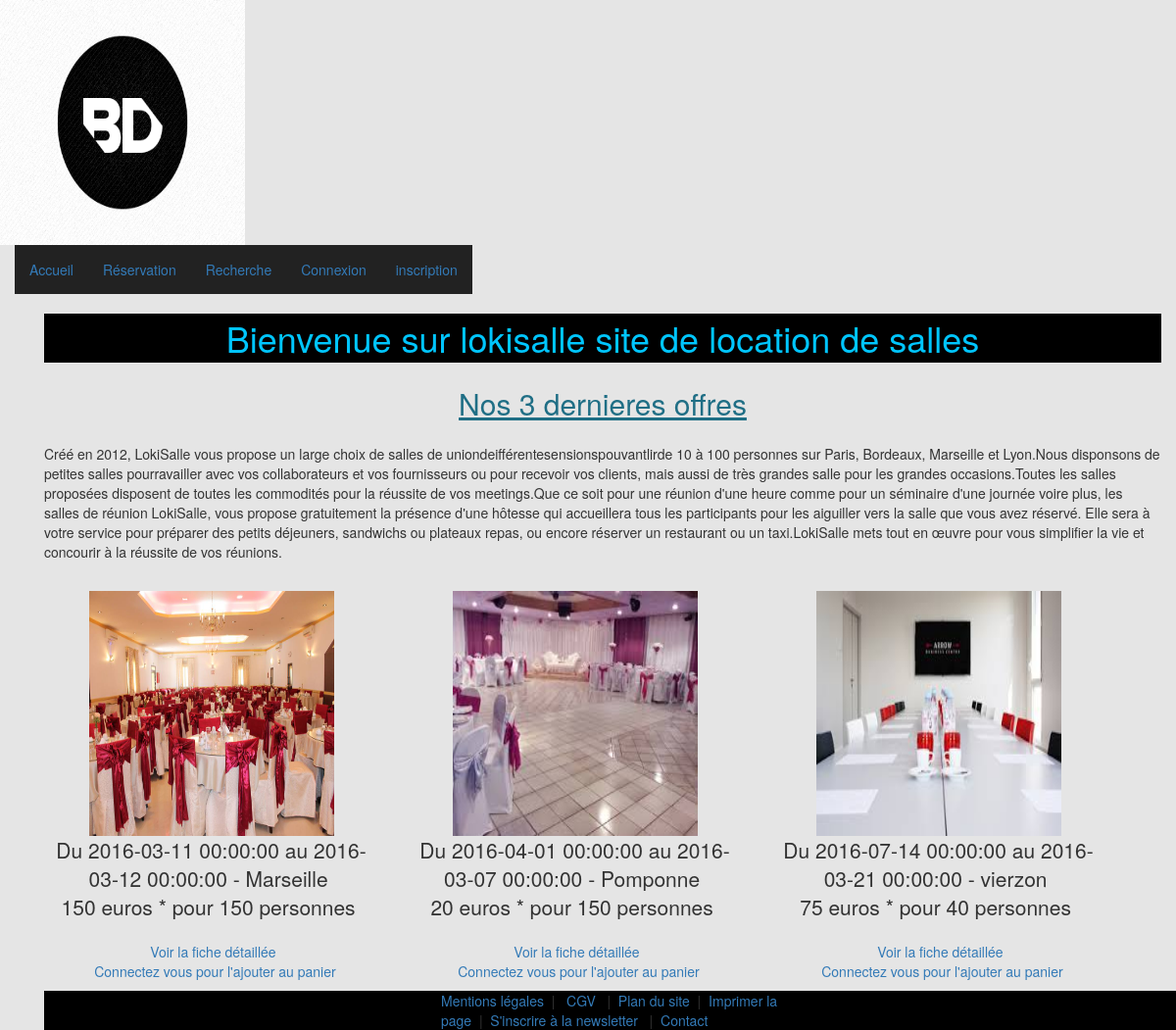
The app's page /accueil.php with its own data.
### tables this page shows
CREATE TABLE IF NOT EXISTS `produit` (
  `id_produit` int(5) NOT NULL AUTO_INCREMENT,
  `date_arrivee` datetime NOT NULL,
  `date_depart` datetime NOT NULL,
  `id_salle` int(5) NOT NULL,
  `id_promo` int(2) NOT NULL,
  `prix` int(5) NOT NULL,
  `etat` varchar(255) NOT NULL,
  PRIMARY KEY (`id_produit`),
  KEY `id_salle` (`id_salle`)
);

CREATE TABLE IF NOT EXISTS `salle` (
  `id_salle` int(5) NOT NULL AUTO_INCREMENT,
  `pays` varchar(20) NOT NULL,
  `ville` varchar(20) NOT NULL,
  `adresse` text NOT NULL,
  `cp` varchar(5) NOT NULL,
  `titre` varchar(200) NOT NULL,
  `description` text NOT NULL,
  `photo` varchar(200) NOT NULL,
  `capacite` int(3) NOT NULL,
  `categorie` enum('business','fete') NOT NULL,
  `created_at` datetime NOT NULL DEFAULT CURRENT_TIMESTAMP,
  `updated_at` datetime NOT NULL DEFAULT CURRENT_TIMESTAMP ON UPDATE CURRENT_TIMESTAMP,
  PRIMARY KEY (`id_salle`)
);

### fonctions.inc.php (called while the page is built, shortened)
<?php
function userConnected() {
	if(!empty($_SESSION['utilisateur'])) {
		return true;
	} else {
		return false;
	}
}

### accueil.php (the view, shortened to what this page needs)
<?php
require_once 'inc/init.inc.php';
$recup_produits = $lokisalle->query("SELECT p.id_produit, p.date_arrivee, p.date_depart, s.photo, p.prix, s.ville, s.capacite FROM produit p INNER JOIN salle s ON p.id_salle = s.id_salle");
$produits = $recup_produits->fetchAll(PDO::FETCH_ASSOC);
?>
<?php
include_once 'inc/header.inc.php';
?>
<div class="content container">
		<h1>Bienvenue sur lokisalle site de location de salles</h1>
		<h2 style="text-align: center;">Nos 3 dernieres offres</h2>
		<article id="presentation">
			<p>Créé en 2012, LokiSalle vous propose un large choix de salles de uniondeifférentesensionspouvantlirde 10 à 100 personnes sur Paris, Bordeaux, Marseille et Lyon.Nous disponsons de petites salles pourravailler avec vos collaborateurs et vos fournisseurs ou pour recevoir vos clients, mais aussi de très grandes salle pour les grandes occasions.Toutes les salles proposées disposent de toutes les commodités pour la réussite de vos meetings.Que ce soit pour une réunion d'une heure comme pour un séminaire d'une journée voire plus, les salles de réunion LokiSalle, vous propose gratuitement la présence d'une hôtesse qui accueillera tous les participants pour les aiguiller vers la salle que vous avez réservé. Elle sera à votre service pour préparer des petits déjeuners, sandwichs ou plateaux repas, ou encore réserver un restaurant ou un taxi.LokiSalle mets tout en œuvre pour vous simplifier la vie et concourir à la réussite de vos réunions.</p>
		</article>
	<div class="row">
	<?php for($i=0;$i<3;$i++) : ?>
		<div class="col-xs-2">
			<div class="text-center">
				<a href="reservation_details.php?id_produit=<?= $produits[$i]['id_produit'] ?>"><img src="<?= URL ?>/assets/images/<?= $produits[$i]['photo'] ?>"></a>
				<p class="lead text-center">Du <?= $produits[$i]['date_arrivee'] ?> au <?= $produits[$i]['date_depart'] ?> ‐ <?= $produits[$i]['ville'] ?>
			<?= $produits[$i]['prix'] ?> euros * pour <?= $produits[$i]['capacite'] ?> personnes </p>
			<a href="reservation_details.php?id_produit=<?= $produits[$i]['id_produit'] ?>"> Voir la fiche détaillée</a><br>
			<?php if(!(userConnected())) : ?>
			<a href="#"> Connectez vous pour l'ajouter au panier</a>
		<?php endif ?>
			</div>
		</div>
	<?php endfor; ?>
</div>
	<?php
include_once 'inc/footer.inc.php';

### inc/header.inc.php (shortened to what this page needs)
<!DOCTYPE html>
<html>
<head>
	<link rel="stylesheet" href="https://maxcdn.bootstrapcdn.com/bootstrap/3.3.6/css/bootstrap.min.css">
	<link rel="stylesheet" href="http://localhost/PHP/11_lokisalle/styles/style.css">
</head>
<body>
	<header class="container">
	<div class="row">
		<?php
			include_once 'menu.inc.php';
		?>
	</div>
</header>
<div class="content container">

### inc/menu.inc.php (shortened to what this page needs)
<div class="row">
			<div id="logo">
				<img src="assets/images/logo.png" width="100" height="100" alt="">
			</div>
			<nav class="collapse navbar-collapse col-md-10" >
				<ul class="nav navbar-nav navbar-inverse">
					<li><a href="http://localhost/PHP/11_lokisalle/accueil.php">Accueil</a></li>
					<li><a href="http://localhost/PHP/11_lokisalle/reservation.php">Réservation</a></li>
					<li><a href="http://localhost/PHP/11_lokisalle/recherche.php">Recherche</a></li>
					<?php if(!(userConnected())) : ?>
					<li><a href="http://localhost/PHP/11_lokisalle/connexion.php">Connexion</a></li>
					<?php endif; ?>
					<?php if(!(userConnected())) : ?>
					<li><a href="http://localhost/PHP/11_lokisalle/inscription.php">inscription</a></li>
					<?php endif; ?>
				</ul>
			</nav>
		</div>

### inc/footer.inc.php (shortened to what this page needs)
<footer class="container">
		<div class="row">
			<div class="col-md-offset-4 col-md-4">
			    	<a href="mentions.php" title="Mentions légales">Mentions légales </a> &nbsp;| &nbsp;
			        <a href="?page=cgv" title=""> CGV</a> &nbsp; |&nbsp;
			        <a href="?page=plan" title="Plan du site"> Plan du site</a>&nbsp; |&nbsp;
			        <a href="javascript:window.print()" title="Imprimer la page"> Imprimer la page</a>&nbsp; |&nbsp;
			        <a href="?page=newsletter" title="S'inscrire à la newsletter">S'inscrire à la newsletter </a>&nbsp; |&nbsp;
			        <a href="contacts.php" title="Contact"> Contact </a>
			</div>
		</div>
	</footer>
</body>
</html>

### styles/style.css (style rules this page uses)
ul { list-style-type: none; }
p { margin: 0; padding: 0; }
h1 { text-align: center; padding: 5px 0; background-color: #000000; color: #00c6ff; }
img { width: 250px; height: 250px; }
nav { float: right; }
body { margin: auto; }
body { background: rgba(0,0,0,0.1); }
.col-xs-2 { width: 30%; margin: 10px; }
#logo { width: 50px; }
h2 { color: #1F6E85; text-decoration:underline; margin: 25px; }
footer { background-color: black; }

### records on screen
produit: id_salle.photo (picture), date_arrivee "2016-03-11 00:00:00", date_depart "2016-03-12 00:00:00", id_salle.ville "Marseille", prix "150", id_salle.capacite "150"
produit: id_salle.photo (picture), date_arrivee "2016-04-01 00:00:00", date_depart "2016-03-07 00:00:00", id_salle.ville "Pomponne", prix "20", id_salle.capacite "150"
produit: id_salle.photo (picture), date_arrivee "2016-07-14 00:00:00", date_depart "2016-03-21 00:00:00", id_salle.ville "vierzon", prix "75", id_salle.capacite "40"
